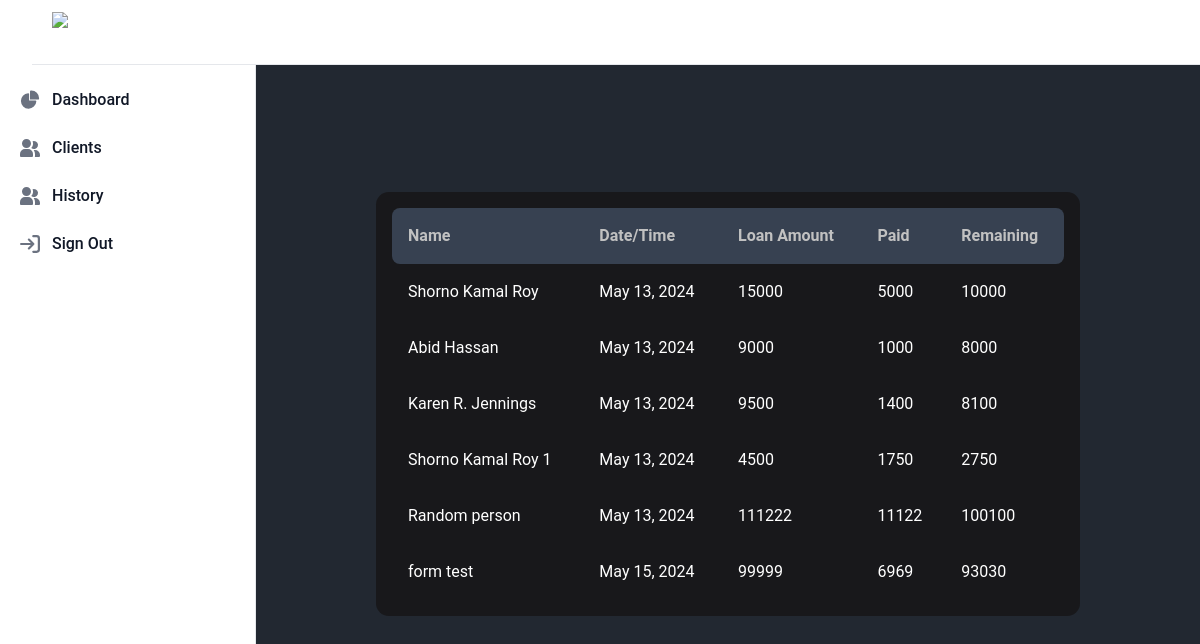
The app's page /history, older data.
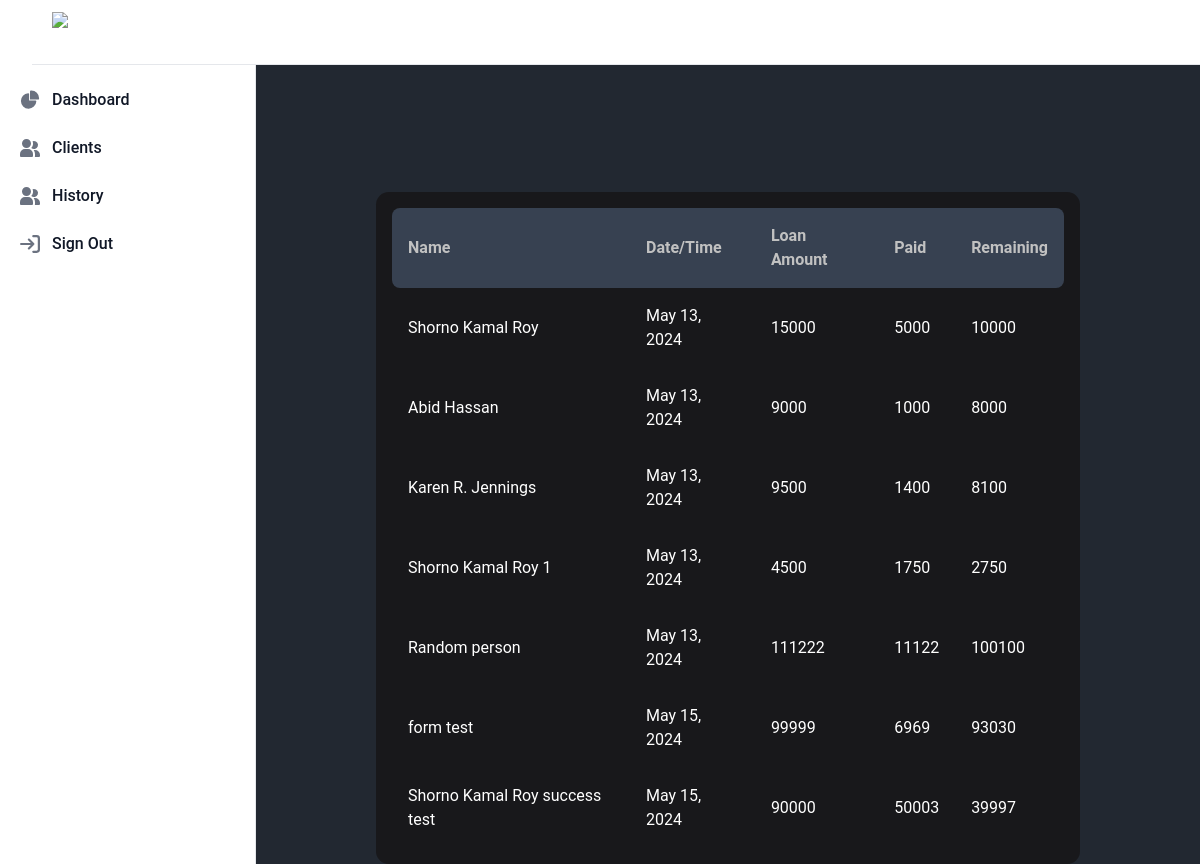
The same page, newer data.
### lenden/models.py (models this page shows, shortened)
class Client(models.Model):
    name = models.CharField(max_length=200)
    email = models.EmailField()
    phone = models.CharField(max_length=20)
    created = models.DateField(auto_now_add=True)
    loan_amount = models.IntegerField()
    paid_amount = models.IntegerField(default=0)
    def remaining(self):
        return self.loan_amount - self.paid_amount

### lenden/views.py (the view)
# urls.py: path("history", views.history, name="history"),
def history(request):
    clients = Client.objects.all()
    return render(request, "history.html", {
        "clients": clients,
    })

### lenden/templates/history.html (shortened to what this page needs)
{% extends "base.html" %}
{% block content %}
        <div class="pt-24">
            <div class="table-div">
                <table>
                    <thead class="bg-gray-700">
                    <th class="tbl-header">Name</th>
                    <th class="tbl-header">Date/Time</th>
                    <th class="tbl-header">Loan Amount</th>
                    <th class="tbl-header">Paid</th>
                    <th class="tbl-header">Remaining</th>
                    </thead>
                    {% for client in clients %}
                        <tbody>
                        <tr>
                            <td>{{ client.name }}</td>
                            <td>{{ client.created }}</td>
                            <td>{{ client.loan_amount }}</td>
                            <td>{{ client.paid_amount }}</td>
                            <td>{{ client.remaining }}</td>
                        </tr>
                        </tbody>
                    {% endfor %}
                </table>
            </div>
        </div>
{% endblock %}

Row changes from the older to the newer data that the page shows:
added Client: name "Shorno Kamal Roy success test", created "May 15, 2024", loan_amount "90000", paid_amount "50003", remaining "39997"
